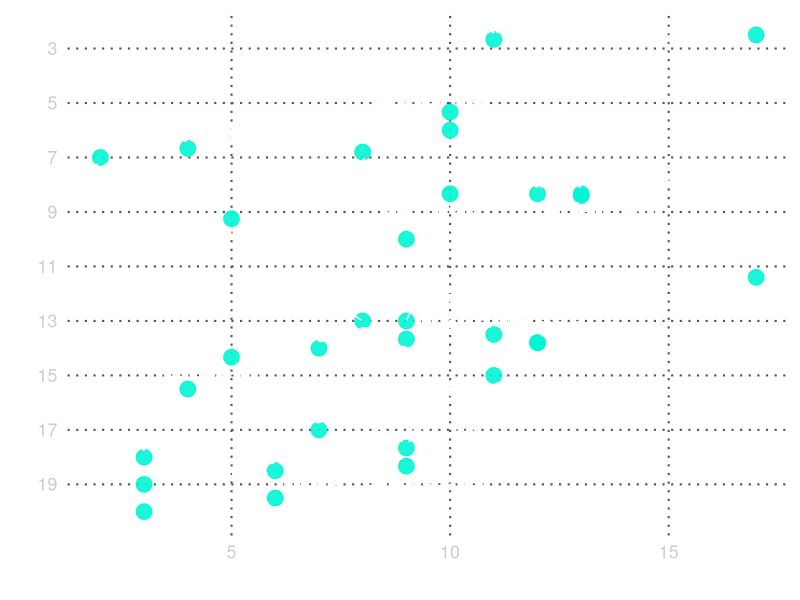
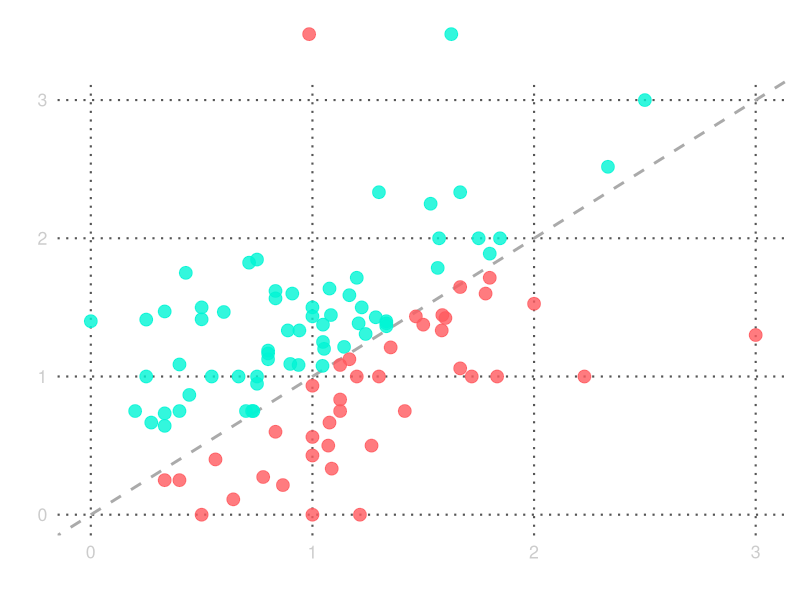
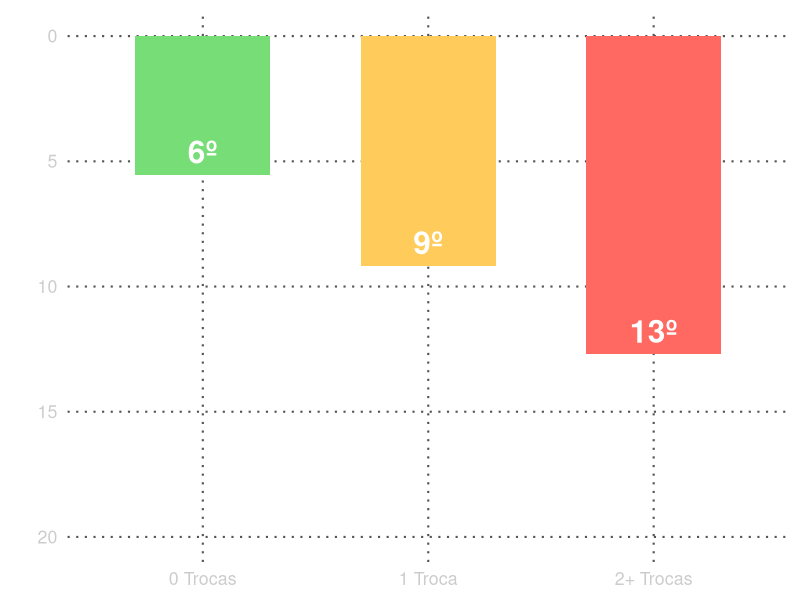
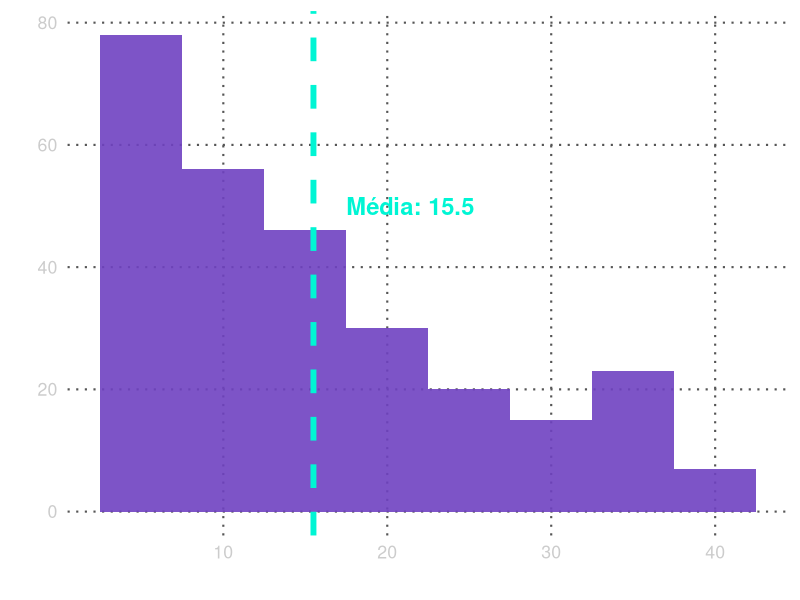
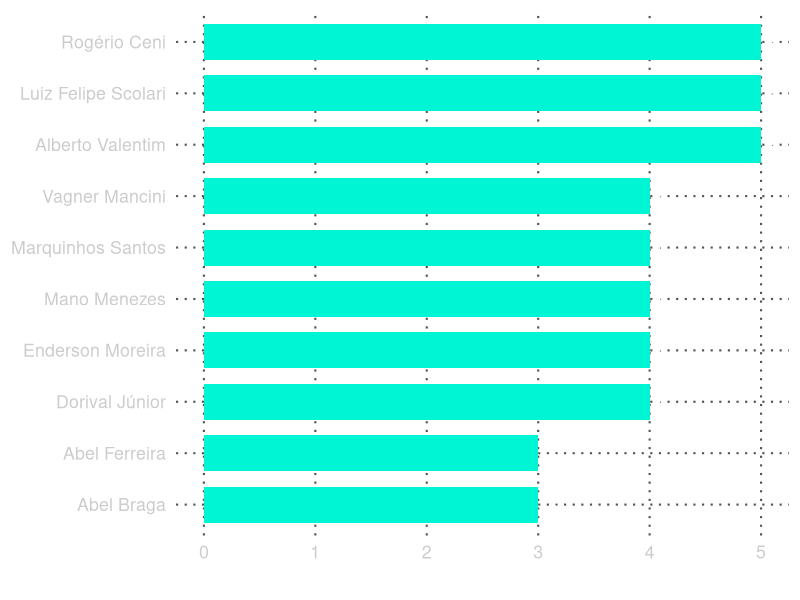
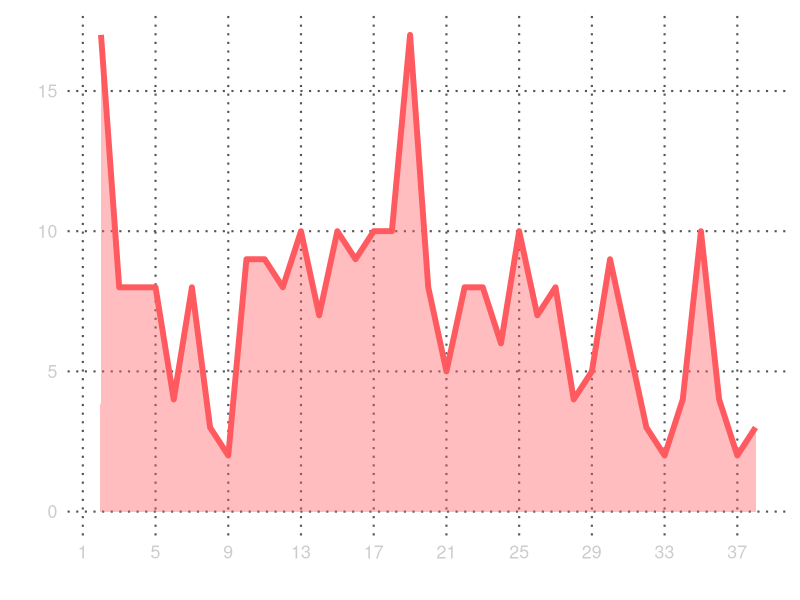
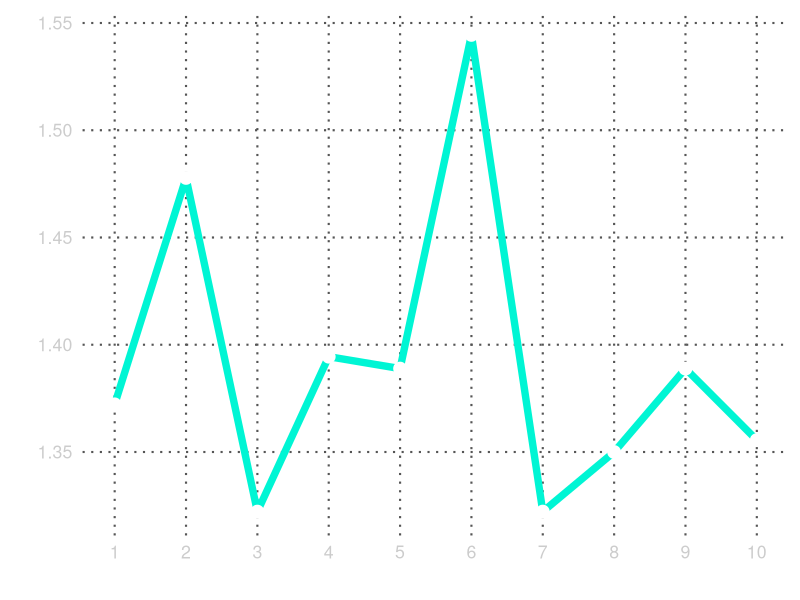
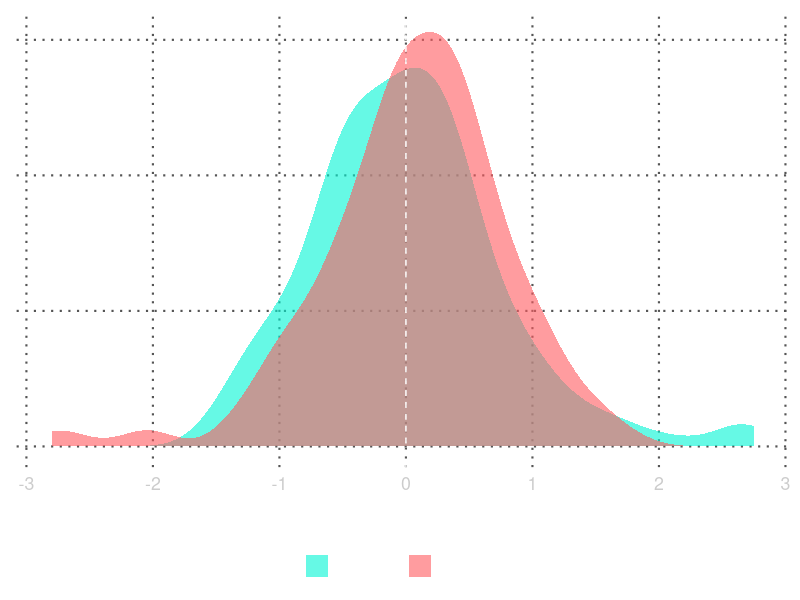

The R script that drew these images, in order:
# --- 1. CONFIGURAÇÃO INICIAL ---
library(tidyverse)
library(ggrepel)
library(scales)

# TEMA TRANSPARENTE (Específico para sobrepor no Canva)
theme_transparent_clean <- function(base_size = 16) {
  theme_minimal(base_size = base_size) +
    theme(
      # FUNDOS TRANSPARENTES
      plot.background = element_rect(fill = "transparent", color = NA),
      panel.background = element_rect(fill = "transparent", color = NA),
      legend.background = element_rect(fill = "transparent", color = NA),
      legend.key = element_rect(fill = "transparent", color = NA),
      
      # LINHAS DE GRADE (Sutis, para guiar o olhar)
      panel.grid.major = element_line(color = "#555555", linetype = "dotted"),
      panel.grid.minor = element_blank(),
      
      # TEXTOS (Claros, para contrastar com fundos escuros no Canva)
      text = element_text(color = "#FFFFFF", family = "sans"),
      axis.text = element_text(color = "#CCCCCC"), # Eixos um pouco mais cinzas
      axis.title = element_text(color = "#FFFFFF", face = "bold"),
      legend.text = element_text(color = "#FFFFFF"),
      
      # POSIÇÃO DA LEGENDA
      legend.position = "bottom"
    )
}

print("⏳ Processando dados (2018-2023)...")

# --- 2. PROCESSAMENTO DE DADOS ---
dados_brutos <- read_csv("campeonato_brasileiro_2018+.csv")

dados_limpos <- dados_brutos %>%
  filter(ano_campeonato >= 2018 & ano_campeonato <= 2023) %>%
  filter(!is.na(tecnico_mandante), !is.na(tecnico_visitante))

d_mand <- dados_limpos %>% transmute(ano=ano_campeonato, rodada, time=time_mandante, tecnico=tecnico_mandante, colocacao=colocacao_mandante, gols_f=gols_mandante, gols_s=gols_visitante, pts=if_else(gols_mandante>gols_visitante,3,if_else(gols_mandante==gols_visitante,1,0)))
d_vis <- dados_limpos %>% transmute(ano=ano_campeonato, rodada, time=time_visitante, tecnico=tecnico_visitante, colocacao=colocacao_visitante, gols_f=gols_visitante, gols_s=gols_mandante, pts=if_else(gols_visitante>gols_mandante,3,if_else(gols_visitante==gols_mandante,1,0)))
dados_analise <- bind_rows(d_mand, d_vis) %>% arrange(time, ano, rodada)

dados_analise <- dados_analise %>%
  group_by(time, ano) %>%
  mutate(
    tecnico_ant = lag(tecnico),
    troca = if_else(tecnico != tecnico_ant & !is.na(tecnico_ant), TRUE, FALSE),
    id_passagem = cumsum(troca)
  ) %>% ungroup()

JOGOS_INTERINO <- 2
passagens <- dados_analise %>%
  group_by(time, ano, id_passagem, tecnico) %>%
  summarise(media_pts = mean(pts), jogos = n(), .groups="drop")

# CORREÇÃO APLICADA AQUI (O CASO MÁRIO JORGE)
# Agora filtramos para que TANTO o técnico anterior quanto o novo tenham > 2 jogos
trocas_reais <- passagens %>%
  group_by(time, ano) %>%
  mutate(pts_ant = lag(media_pts), jogos_ant = lag(jogos)) %>%
  ungroup() %>%
  filter(
    id_passagem > 0, 
    jogos_ant > JOGOS_INTERINO, # Técnico anterior não era interino
    jogos > JOGOS_INTERINO      # NOVO filtro: Novo técnico também não é interino
  ) %>%
  mutate(variacao = media_pts - pts_ant)

resumo_temporada <- dados_analise %>%
  group_by(time, ano) %>%
  summarise(pos_final = last(colocacao), total_trocas = sum(troca), .groups="drop") %>%
  mutate(cat_trocas = case_when(total_trocas == 0 ~ "0 Trocas", total_trocas == 1 ~ "1 Troca", TRUE ~ "2+ Trocas"))

# --- 3. GERAÇÃO DOS GRÁFICOS (LIMPOS E TRANSPARENTES) ---

print("🎨 Gerando Asset 1 (CORRIGIDO): Posição vs Técnicos Reais...")
# Correção: Usamos a tabela 'passagens' e filtramos jogos > 2 para contar apenas técnicos efetivos
tecnicos_efetivos <- passagens %>%
  filter(jogos > 2) %>% 
  group_by(time) %>%
  summarise(total_tecnicos = n(), .groups = "drop")

# Pegamos a posição média do resumo já calculado
posicao_media_times <- resumo_temporada %>%
  group_by(time) %>%
  summarise(media_pos = mean(pos_final))

# Juntamos
g1_dados <- tecnicos_efetivos %>%
  left_join(posicao_media_times, by = "time")

g1 <- ggplot(g1_dados, aes(x = total_tecnicos, y = media_pos)) +
  geom_point(color = "#00F5D4", size = 5, alpha = 0.9) + 
  geom_text_repel(aes(label = time), color = "white", size = 5, max.overlaps = 20, fontface = "bold") +
  scale_y_reverse(breaks = seq(1, 20, 2)) +
  scale_x_continuous(breaks = scales::pretty_breaks()) + # Garante numeros inteiros no eixo X
  # SEM TÍTULOS
  labs(title = NULL, subtitle = NULL, x = "Nº de Técnicos Efetivos (2018-23)", y = "Posição Média") +
  theme_transparent_clean()

ggsave("asset_1_posicao_vs_tecnicos_reais.png", g1, width=10, height=8, dpi=300, bg = "transparent")


print("🎨 Gerando Asset 2: Antes vs Depois...")
g2 <- ggplot(trocas_reais, aes(x = pts_ant, y = media_pts)) +
  geom_abline(slope=1, intercept=0, linetype="dashed", color="#AAAAAA", linewidth=1) +
  geom_point(aes(color = variacao > 0), size = 4, alpha = 0.8) +
  scale_color_manual(values = c("TRUE"="#00F5D4", "FALSE"="#FF5A5F"), labels=c("Piorou/Igual", "Melhorou")) +
  labs(title = NULL, subtitle = NULL, x = "Pontos (Antigo)", y = "Pontos (Novo)", color = NULL) +
  theme_transparent_clean() + theme(legend.position = "top")

ggsave("asset_2_antes_vs_depois.png", g2, width=10, height=8, dpi=300, bg = "transparent")


print("🎨 Gerando Asset 3: Estabilidade...")
# CORES PASTEL APLICADAS AQUI
g3_dados <- resumo_temporada %>% group_by(cat_trocas) %>% summarise(pos_media = mean(pos_final))
g3 <- ggplot(g3_dados, aes(x = cat_trocas, y = pos_media, fill = cat_trocas)) +
  geom_col(width = 0.6) +
  geom_text(aes(label = paste0(round(pos_media, 0), "º")), vjust = -0.5, color = "white", fontface="bold", size=8) +
  scale_fill_manual(values = c("0 Trocas"="#77DD77", "1 Troca"="#FFCC5C", "2+ Trocas"="#FF6961")) + # Verde, Amarelo, Vermelho Pastel
  scale_y_reverse(limits = c(20, 0)) +
  labs(title = NULL, subtitle = NULL, x = NULL, y = "Posição Final Média") +
  theme_transparent_clean() + theme(legend.position = "none")

ggsave("asset_3_estabilidade.png", g3, width=10, height=8, dpi=300, bg = "transparent")


print("🎨 Gerando Asset 4: Duração...")
passagens_longas <- passagens %>% filter(jogos > JOGOS_INTERINO)
media_jogos <- mean(passagens_longas$jogos)
g4 <- ggplot(passagens_longas, aes(x = jogos)) +
  geom_histogram(binwidth = 5, fill = "#6f42c1", color = NA, alpha=0.9) +
  geom_vline(xintercept = media_jogos, color = "#00F5D4", linewidth=2, linetype="dashed") +
  annotate("text", x = media_jogos + 2, y = 50, label = paste("Média:", round(media_jogos,1)), color = "#00F5D4", hjust = 0, size=6, fontface="bold") +
  labs(title = NULL, subtitle = NULL, x = "Jogos no Cargo", y = "Quantidade") +
  theme_transparent_clean()

ggsave("asset_4_duracao.png", g4, width=10, height=8, dpi=300, bg = "transparent")


print("🎨 Gerando Asset 5: Reciclagem...")
contagem <- dados_analise %>% group_by(tecnico, id_passagem) %>% summarise(j=n(), .groups="drop") %>% filter(j>5) %>% count(tecnico, sort=T) %>% head(10)
g5 <- ggplot(contagem, aes(x = reorder(tecnico, n), y = n)) +
  geom_col(fill = "#00F5D4", width = 0.7) +
  geom_text(aes(label = n), hjust = -0.5, color = "white", fontface = "bold", size=6) +
  coord_flip() +
  labs(title = NULL, subtitle = NULL, x = NULL, y = "Nº de Clubes Assumidos") +
  theme_transparent_clean()

ggsave("asset_5_reciclagem.png", g5, width=10, height=8, dpi=300, bg = "transparent")


print("🎨 Gerando Asset 6: Zona de Perigo...")
demissoes <- dados_analise %>% filter(troca == TRUE) %>% count(rodada)
g6 <- ggplot(demissoes, aes(x = rodada, y = n)) +
  geom_area(fill = "#FF5A5F", alpha = 0.4) +
  geom_line(color = "#FF5A5F", linewidth = 2) +
  scale_x_continuous(breaks = seq(1, 38, 4)) +
  labs(title = NULL, subtitle = NULL, x = "Rodada", y = "Demissões") +
  theme_transparent_clean()

ggsave("asset_6_zona_perigo.png", g6, width=10, height=6, dpi=300, bg = "transparent")


print("🎨 Gerando Asset 7: Lua de Mel...")
evolucao <- dados_analise %>% group_by(time, ano, id_passagem) %>% mutate(j_num = row_number()) %>% filter(j_num <= 10) %>% ungroup() %>% group_by(time, ano, id_passagem) %>% filter(max(j_num) >= 10) %>% ungroup() %>% group_by(j_num) %>% summarise(media = mean(pts))
g7 <- ggplot(evolucao, aes(x = j_num, y = media)) +
  geom_line(color = "#00F5D4", linewidth = 2.5) +
  geom_point(color = "white", size = 4) +
  scale_x_continuous(breaks = 1:10) +
  labs(title = NULL, subtitle = NULL, x = "Jogos (Início do Trabalho)", y = "Pontos/Jogo") +
  theme_transparent_clean()

ggsave("asset_7_lua_de_mel.png", g7, width=10, height=6, dpi=300, bg = "transparent")


print("🎨 Gerando Asset 8: Ataque vs Defesa...")
pass_stats <- dados_analise %>% group_by(time, ano, id_passagem) %>% summarise(gp=mean(gols_f), gs=mean(gols_s), j=n(), .groups="drop")
comp_estilo <- pass_stats %>% group_by(time, ano) %>% mutate(gp_ant=lag(gp), gs_ant=lag(gs), j_ant=lag(j)) %>% ungroup() %>% filter(id_passagem>0, j_ant>2) %>% mutate(m_ataque=gp-gp_ant, m_defesa=gs_ant-gs)
d8 <- comp_estilo %>% pivot_longer(cols=c(m_ataque, m_defesa), names_to="tipo", values_to="val") %>% mutate(tipo=if_else(tipo=="m_ataque","Ataque","Defesa"))
g8 <- ggplot(d8, aes(x = val, fill = tipo)) +
  geom_density(alpha = 0.6, color = NA) +
  geom_vline(xintercept = 0, linetype="dashed", color="white") +
  scale_fill_manual(values = c("Ataque"="#00F5D4", "Defesa"="#FF5A5F")) +
  labs(title = NULL, subtitle = NULL, x = "Variação (Gols)", y = NULL, fill=NULL) +
  theme_transparent_clean() + theme(axis.text.y = element_blank())

ggsave("asset_8_ataque_defesa.png", g8, width=10, height=6, dpi=300, bg = "transparent")

print("--- PRONTO! 8 Gráficos Transparentes gerados. ---")